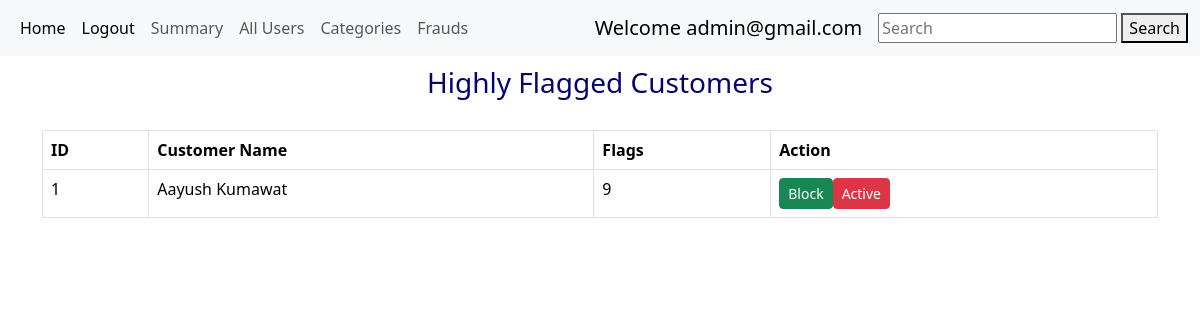
Page /admin/admin@gmail.com/show/frauds on the committed database.
### models.py (models this page shows)
class User(db.Model):
    id = db.Column(db.Integer, primary_key=True)
    email = db.Column(db.String(32), unique=True , nullable=False)
    password = db.Column(db.String(256), nullable=False)
    name = db.Column(db.String(64), nullable=False)
    address = db.Column(db.String(64), nullable=False)
    pincode = db.Column(db.Integer , nullable=False)
    role = db.Column(db.Boolean, nullable=False, default=1)
    flag = db.Column(db.Integer,nullable = True, default = 0)  #count the number of flag points
    status = db.Column(db.Integer , nullable=False, default = 1)  #to block status =2 , status =1 normal
    running = db.relationship("Running", backref = 'user',cascade = "all,delete",lazy = True)

### routes.py (the view)
@app.route('/admin/<user>/show/frauds')
def show_frauds_customers(user):
    frauds = User.query.filter( (User.flag >= 5)).all()   #it will give a list.
    return render_template('fraudlent_admin_block.html',frauds = frauds,user=user)

### templates/fraudlent_admin_block.html (shortened to what this page needs)
{% extends 'layout.html' %}
 {% block content %}
{% if frauds %}
 <h3 class="center" style="text-align:center; ">Highly Flagged Customers</h3>
 {% endif %}
{% if frauds %}
<table style="margin-top: 30px;" class="table table-bordered">
  <thead>
    <tr>
      <th scope="col">ID</th>
      <th scope="col">Customer Name</th>
      <th scope="col">Flags</th>
      <th scope="col">Action</th>
    </tr>
  </thead>
  <tbody>
{% for customer in frauds %}
{% if customer.status == 1 %}
<tr>
  <td>{{customer.id}}</td>
  <td>{{customer.name}}</td>
  <td>{{customer.flag}}</td>
  <td><a href="/admin/{{user}}/fraud/{{customer.id}}/Block" type="button" class="btn btn-success btn-sm"> Block</a><button type="button" class="btn btn-danger btn-sm">Active</button></td>
</tr>
{% endif %}
{% endfor %}
  </tbody>
</table>
{% endif %}
{% endblock %}

### static/styles/style.css (style rules this page uses)
* { margin: 0px; }
.center { text-align: center; margin: auto; margin-top: 10px; color: rgb(5, 5, 110); }

### rows in the picture
User: id "1", name "Aayush Kumawat", flag "9"

### other values in the picture
{{ user }} "admin@gmail.com"
